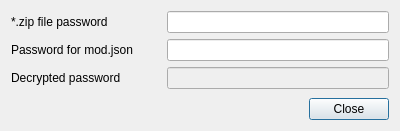
<?xml version="1.0" encoding="UTF-8"?>
<ui version="4.0">
 <class>EncryptedContentPasswordGenerator</class>
 <widget class="QDialog" name="EncryptedContentPasswordGenerator">
  <property name="geometry">
   <rect>
    <x>0</x>
    <y>0</y>
    <width>400</width>
    <height>131</height>
   </rect>
  </property>
  <property name="windowTitle">
   <string>Encrypted content password generator</string>
  </property>
  <property name="locale">
   <locale language="English" country="UnitedStates"/>
  </property>
  <layout class="QVBoxLayout" name="verticalLayout">
   <item>
    <layout class="QFormLayout" name="formLayout">
     <item row="0" column="0">
      <widget class="QLabel" name="label">
       <property name="minimumSize">
        <size>
         <width>150</width>
         <height>0</height>
        </size>
       </property>
       <property name="text">
        <string>*.zip file password</string>
       </property>
      </widget>
     </item>
     <item row="0" column="1">
      <widget class="QLineEdit" name="password"/>
     </item>
     <item row="1" column="0">
      <widget class="QLabel" name="label_2">
       <property name="minimumSize">
        <size>
         <width>150</width>
         <height>0</height>
        </size>
       </property>
       <property name="text">
        <string>Password for mod.json</string>
       </property>
      </widget>
     </item>
     <item row="1" column="1">
      <widget class="QLineEdit" name="encryptedPassword">
       <property name="readOnly">
        <bool>true</bool>
       </property>
      </widget>
     </item>
     <item row="2" column="0">
      <widget class="QLabel" name="label_3">
       <property name="minimumSize">
        <size>
         <width>150</width>
         <height>0</height>
        </size>
       </property>
       <property name="text">
        <string>Decrypted password</string>
       </property>
      </widget>
     </item>
     <item row="2" column="1">
      <widget class="QLineEdit" name="decryptedPassword">
       <property name="enabled">
        <bool>false</bool>
       </property>
       <property name="readOnly">
        <bool>true</bool>
       </property>
      </widget>
     </item>
    </layout>
   </item>
   <item>
    <widget class="QDialogButtonBox" name="buttonBox">
     <property name="standardButtons">
      <set>QDialogButtonBox::Close</set>
     </property>
    </widget>
   </item>
  </layout>
 </widget>
 <resources/>
 <connections/>
</ui>
